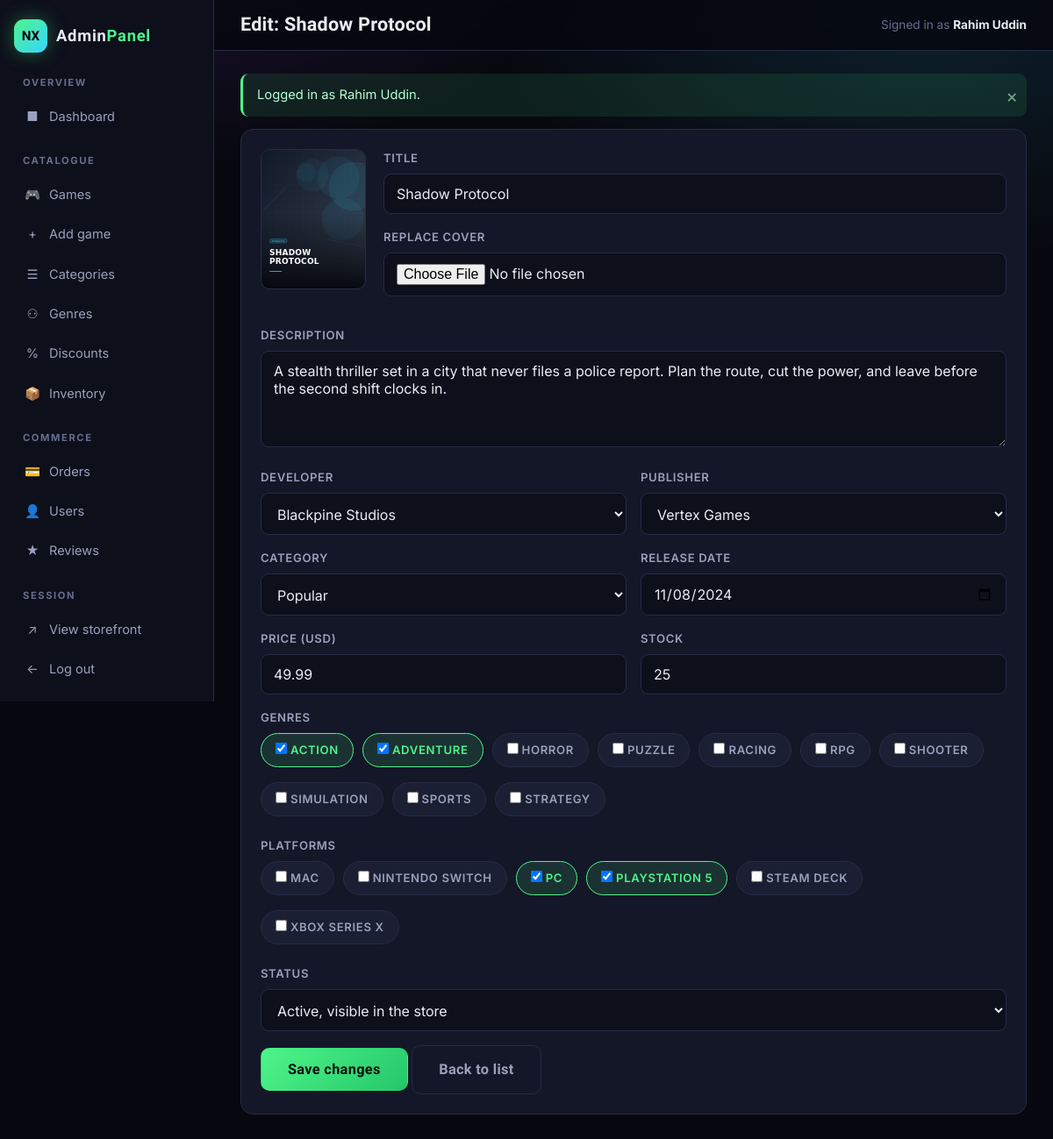
The app's page /admin/edit_game.php?id=2 (signed in) with its own data.
### tables this page shows
CREATE TABLE games (
    game_id      INT AUTO_INCREMENT PRIMARY KEY,
    title        VARCHAR(150)   NOT NULL,
    description  TEXT           NOT NULL,
    developer_id INT            NOT NULL,
    publisher_id INT            NOT NULL,
    category_id  INT            DEFAULT NULL,
    release_date DATE           NOT NULL,
    price        DECIMAL(10,2)  NOT NULL,
    stock        INT            NOT NULL DEFAULT 0,
    cover_image  VARCHAR(255)   DEFAULT NULL,
    status       ENUM('active','inactive') NOT NULL DEFAULT 'active',
    created_at   TIMESTAMP      NOT NULL DEFAULT CURRENT_TIMESTAMP,
    CONSTRAINT fk_games_developer FOREIGN KEY (developer_id) REFERENCES developers(developer_id) ON UPDATE CASCADE,
    CONSTRAINT fk_games_publisher FOREIGN KEY (publisher_id) REFERENCES publishers(publisher_id) ON UPDATE CASCADE,
    CONSTRAINT fk_games_category  FOREIGN KEY (category_id)  REFERENCES categories(category_id) ON DELETE SET NULL ON UPDATE CASCADE,
    CONSTRAINT chk_games_price CHECK (price >= 0),
    CONSTRAINT chk_games_stock CHECK (stock >= 0)
);

CREATE TABLE developers (
    developer_id   INT AUTO_INCREMENT PRIMARY KEY,
    developer_name VARCHAR(100) NOT NULL UNIQUE,
    country        VARCHAR(60)  DEFAULT NULL,
    founded_year   YEAR         DEFAULT NULL
);

CREATE TABLE publishers (
    publisher_id   INT AUTO_INCREMENT PRIMARY KEY,
    publisher_name VARCHAR(100) NOT NULL UNIQUE,
    country        VARCHAR(60)  DEFAULT NULL
);

CREATE TABLE categories (
    category_id   INT AUTO_INCREMENT PRIMARY KEY,
    category_name VARCHAR(50) NOT NULL UNIQUE,
    description   VARCHAR(255) DEFAULT NULL
);

CREATE TABLE genres (
    genre_id   INT AUTO_INCREMENT PRIMARY KEY,
    genre_name VARCHAR(50) NOT NULL UNIQUE
);

CREATE TABLE platforms (
    platform_id   INT AUTO_INCREMENT PRIMARY KEY,
    platform_name VARCHAR(50) NOT NULL UNIQUE
);

### backend/functions.php (called while the page is built, shortened)
<?php
function e($value) {
    return htmlspecialchars((string)$value, ENT_QUOTES, 'UTF-8');
}
function url($path = '') {
    return BASE_URL . ltrim($path, '/');
}
function cover_url($file) {
    $file = trim((string)$file);
    if ($file !== '' && file_exists(__DIR__ . '/../images/' . $file)) {
        return url('images/' . $file);
    }
    return url('images/placeholder.svg');
}
function take_flash() {
    $messages = $_SESSION['flash'] ?? [];
    return $messages;
}
function current_user_name() {
    return $_SESSION['user_name'] ?? '';
}
function all_genres(PDO $pdo)     { return $pdo->query('SELECT * FROM genres ORDER BY genre_name')->fetchAll(); }
function all_platforms(PDO $pdo)  { return $pdo->query('SELECT * FROM platforms ORDER BY platform_name')->fetchAll(); }
function all_categories(PDO $pdo) { return $pdo->query('SELECT * FROM categories ORDER BY category_name')->fetchAll(); }
function all_developers(PDO $pdo) { return $pdo->query('SELECT * FROM developers ORDER BY developer_name')->fetchAll(); }
function all_publishers(PDO $pdo) { return $pdo->query('SELECT * FROM publishers ORDER BY publisher_name')->fetchAll(); }

### admin/edit_game.php (the view, shortened to what this page needs)
<?php
require_once __DIR__ . '/../backend/functions.php';
$gameId = (int)($_GET['id'] ?? $_POST['game_id'] ?? 0);
$stmt = $pdo->prepare('SELECT * FROM games WHERE game_id = ?');
$stmt->execute([$gameId]);
$game = $stmt->fetch();
$sel = $pdo->prepare('SELECT genre_id FROM game_genres WHERE game_id = ?');
$sel->execute([$gameId]);
$selectedGenres = array_map('intval', $sel->fetchAll(PDO::FETCH_COLUMN));
$sel = $pdo->prepare('SELECT platform_id FROM game_platforms WHERE game_id = ?');
$sel->execute([$gameId]);
$selectedPlatforms = array_map('intval', $sel->fetchAll(PDO::FETCH_COLUMN));
$pageTitle  = 'Edit: ' . $game['title'];
$developers = all_developers($pdo);
$publishers = all_publishers($pdo);
$categories = all_categories($pdo);
$genres     = all_genres($pdo);
$platforms  = all_platforms($pdo);
require __DIR__ . '/header.php';
?>
<form class="panel" method="post" enctype="multipart/form-data">
  <div style="display:flex;gap:20px;align-items:flex-start;flex-wrap:wrap;margin-bottom:18px">
    <img src="<?= cover_url($game['cover_image']) ?>" alt="" style="width:120px;border-radius:10px;border:1px solid var(--line)">
    <div style="flex:1;min-width:240px">
      <div class="form-row">
        <label for="title">Title</label>
        <input class="input" type="text" id="title" name="title" required value="<?= e($game['title']) ?>">
      </div>
      <div class="form-row">
        <label for="cover">Replace cover</label>
        <input class="input" type="file" id="cover" name="cover" accept="image/*">
      </div>
    </div>
  </div>
  <div class="form-row">
    <label for="description">Description</label>
    <textarea class="input" id="description" name="description" required><?= e($game['description']) ?></textarea>
  </div>
  <div class="form-grid-2">
    <div class="form-row">
      <label for="developer_id">Developer</label>
      <select class="input" id="developer_id" name="developer_id" required>
        <?php foreach ($developers as $d): ?>
          <option value="<?= (int)$d['developer_id'] ?>" <?= (int)$game['developer_id'] === (int)$d['developer_id'] ? 'selected' : '' ?>>
            <?= e($d['developer_name']) ?>
          </option>
        <?php endforeach; ?>
      </select>
    </div>
    <div class="form-row">
      <label for="publisher_id">Publisher</label>
      <select class="input" id="publisher_id" name="publisher_id" required>
        <?php foreach ($publishers as $p): ?>
          <option value="<?= (int)$p['publisher_id'] ?>" <?= (int)$game['publisher_id'] === (int)$p['publisher_id'] ? 'selected' : '' ?>>
            <?= e($p['publisher_name']) ?>
          </option>
        <?php endforeach; ?>
      </select>
    </div>
  </div>
  <div class="form-grid-2">
    <div class="form-row">
      <label for="category_id">Category</label>
      <select class="input" id="category_id" name="category_id">
        <?php foreach ($categories as $c): ?>
          <option value="<?= (int)$c['category_id'] ?>" <?= (int)$game['category_id'] === (int)$c['category_id'] ? 'selected' : '' ?>>
            <?= e($c['category_name']) ?>
          </option>
        <?php endforeach; ?>
      </select>
    </div>
    <div class="form-row">
      <label for="release_date">Release date</label>
      <input class="input" type="date" id="release_date" name="release_date" required value="<?= e($game['release_date']) ?>">
    </div>
  </div>
  <div class="form-grid-2">
    <div class="form-row">
      <label for="price">Price (USD)</label>
      <input class="input" type="number" id="price" name="price" step="0.01" min="0" required value="<?= e($game['price']) ?>">
    </div>
    <div class="form-row">
      <label for="stock">Stock</label>
      <input class="input" type="number" id="stock" name="stock" min="0" required value="<?= (int)$game['stock'] ?>">
    </div>
  </div>
  <div class="form-row">
    <label>Genres</label>
    <div class="chip-row">
      <?php foreach ($genres as $g): ?>
        <label class="chip <?= in_array((int)$g['genre_id'], $selectedGenres, true) ? 'active' : '' ?>" style="cursor:pointer">
          <input type="checkbox" name="genres[]" value="<?= (int)$g['genre_id'] ?>"
                 <?= in_array((int)$g['genre_id'], $selectedGenres, true) ? 'checked' : '' ?>> <?= e($g['genre_name']) ?>
        </label>
      <?php endforeach; ?>
    </div>
  </div>
  <div class="form-row">
    <label>Platforms</label>
    <div class="chip-row">
      <?php foreach ($platforms as $p): ?>
        <label class="chip <?= in_array((int)$p['platform_id'], $selectedPlatforms, true) ? 'active' : '' ?>" style="cursor:pointer">
          <input type="checkbox" name="platforms[]" value="<?= (int)$p['platform_id'] ?>"
                 <?= in_array((int)$p['platform_id'], $selectedPlatforms, true) ? 'checked' : '' ?>> <?= e($p['platform_name']) ?>
        </label>
      <?php endforeach; ?>
    </div>
  </div>
  <div class="form-row">
    <label for="status">Status</label>
    <select class="input" id="status" name="status">
      <option value="active"   <?= $game['status'] === 'active' ? 'selected' : '' ?>>Active, visible in the store</option>
    </select>
  </div>
  <button class="btn btn-primary btn-lg" type="submit">Save changes</button>
  <a class="btn btn-ghost btn-lg" href="<?= url('admin/games.php') ?>">Back to list</a>
</form>
<?php require __DIR__ . '/footer.php'; ?>

### admin/header.php (shortened to what this page needs)
<?php
require_once __DIR__ . '/../backend/functions.php';
$adminPage = basename($_SERVER['PHP_SELF']);
function navlink($file, $label, $glyph) {
    global $adminPage;
    $active = $adminPage === $file ? ' active' : '';
    echo '<a class="nav-link' . $active . '" href="' . url('admin/' . $file) . '">'
       . '<span class="nav-glyph">' . $glyph . '</span>' . e($label) . '</a>';
}
?>
<!DOCTYPE html>
<html lang="en">
<head>
<link rel="stylesheet" href="<?= url('css/style.css') ?>">
<link rel="stylesheet" href="<?= url('css/admin.css') ?>">
</head>
<body>
<div class="admin-body">
  <aside class="admin-side">
    <a class="brand" href="<?= url('admin/dashboard.php') ?>">
      <span class="brand-mark">NX</span>
      <span class="brand-text">Admin<em>Panel</em></span>
    </a>
    <h5>Overview</h5>
    <?php navlink('dashboard.php', 'Dashboard', '&#9632;'); ?>
    <h5>Catalogue</h5>
    <h5>Commerce</h5>
    <h5>Session</h5>
    <a class="nav-link" href="<?= url('index.php') ?>"><span class="nav-glyph">&#8599;</span>View storefront</a>
    <a class="nav-link" href="<?= url('logout.php') ?>"><span class="nav-glyph">&#8592;</span>Log out</a>
  </aside>
  <div class="admin-main">
    <div class="admin-top">
      <h1><?= e($pageTitle ?? 'Admin') ?></h1>
      <span class="who">Signed in as <strong style="color:var(--text)"><?= e(current_user_name()) ?></strong></span>
    </div>
    <div class="admin-inner">
      <?php foreach (take_flash() as $f): ?>
        <div class="flash flash-<?= e($f['type']) ?>" style="margin-bottom:14px">
          <?= e($f['message']) ?><button class="flash-close">&times;</button>
        </div>
      <?php endforeach; ?>

### css/style.css (style rules this page uses)
:root { --bg: #07080f; --bg-soft: #0d0f1a; --surface: #12142099; --surface-solid: #141727; --surface-2: #1b1f33; --line: #262b45; --text: #e9ebf5; --text-dim: #9aa0bd; --text-faint: #666d8f; --green: #4ef58a; --purple: #a855ff; --blue: #35d6ff; --orange: #ff8a3d; --red: #ff4d6d; --radius: 14px; --radius-sm: 9px; --shadow: 0 18px 45px rgba(0,0,0,.55); --ease: cubic-bezier(.22,.9,.3,1); --display: 'Chakra Petch', 'Segoe UI', system-ui, sans-serif; --body: 'Inter', 'Segoe UI', system-ui, -apple-system, sans-serif; }
* { margin: 0; padding: 0; box-sizing: border-box; }
html { scroll-behavior: smooth; }
body { font-family: var(--body); background: var(--bg); color: var(--text); line-height: 1.6; min-height: 100vh; display: flex; flex-direction: column; background-image: radial-gradient(900px 500px at 12% -8%, rgba(168,85,255,.16), transparent 60%), radial-gradient(800px 480px at 88% 0%, rgba(53,214,255,.12), transparent 62%); background-attachment: fixed; }
a { color: inherit; text-decoration: none; }
img { max-width: 100%; display: block; }
input, select, textarea, button { font-family: inherit; font-size: inherit; }
h1, h2, h3, h4 { font-family: var(--display); font-weight: 700; line-height: 1.15; letter-spacing: .01em; }
.brand { display: flex; align-items: center; gap: 10px; flex-shrink: 0; }
.brand-mark { width: 38px; height: 38px; display: grid; place-items: center; font-family: var(--display); font-weight: 700; font-size: .95rem; color: #05060c; background: linear-gradient(135deg, var(--green), var(--blue)); border-radius: 11px; box-shadow: 0 0 22px rgba(78,245,138,.35); }
.brand-text { font-family: var(--display); font-weight: 700; font-size: 1.15rem; letter-spacing: .04em; }
.brand-text em { font-style: normal; color: var(--green); }
.btn { display: inline-flex; align-items: center; justify-content: center; gap: 8px; padding: 11px 22px; border: 1px solid transparent; border-radius: 10px; font-family: var(--display); font-weight: 600; font-size: .95rem; letter-spacing: .02em; cursor: pointer; text-align: center; transition: transform .18s var(--ease), box-shadow .22s var(--ease), background .2s var(--ease), border-color .2s var(--ease); }
.btn-lg { padding: 14px 30px; font-size: 1.02rem; }
.btn-primary { background: linear-gradient(135deg, var(--green), #24c76a); color: #04120a; }
.btn-ghost { background: transparent; border-color: var(--line); color: var(--text-dim); }
.flash { position: relative; padding: 13px 44px 13px 16px; border-radius: var(--radius-sm); font-size: .92rem; border-left: 3px solid; animation: slideDown .35s var(--ease); }
.flash-success { background: rgba(78,245,138,.1); border-color: var(--green); color: #b6ffd4; }
.flash-close { position: absolute; right: 10px; top: 50%; transform: translateY(-50%); background: none; border: none; color: inherit; font-size: 1.3rem; cursor: pointer; opacity: .6; }
.chip-row { display: flex; gap: 10px; flex-wrap: wrap; }
.chip { padding: 8px 16px; border-radius: 999px; font-size: .87rem; background: var(--surface-2); border: 1px solid var(--line); color: var(--text-dim); transition: .2s var(--ease); }
.chip.active { background: rgba(78,245,138,.12); border-color: var(--green); color: var(--green); }
.panel { background: var(--surface-solid); border: 1px solid var(--line); border-radius: var(--radius); padding: 22px; }
.form-row { margin-bottom: 16px; }
.form-row label { display: block; margin-bottom: 7px; font-size: .82rem; font-weight: 600; letter-spacing: .05em; text-transform: uppercase; color: var(--text-dim); }
.input, select.input, textarea.input { width: 100%; padding: 12px 14px; background: var(--bg-soft); border: 1px solid var(--line); border-radius: var(--radius-sm); color: var(--text); transition: border-color .2s var(--ease), box-shadow .2s var(--ease); }
textarea.input { resize: vertical; min-height: 110px; }
select.input { cursor: pointer; }
.form-grid-2 { display: grid; grid-template-columns: 1fr 1fr; gap: 0 16px; }

### records on screen
games: title "Edit: Shadow Protocol", cover_image (picture), title "Shadow Protocol", description "A stealth thriller set in a city that never files a police report. Plan the route, cut the power, and leave before the second shift clocks in.", developer_id "Blackpine Studios", publisher_id "Vertex Games", category_id "Popular", release_date "11/08/2024", price "49.99", stock "25", status "Active, visible in the store"
genres: genre_id "☑", genre_name "ACTION"
genres: genre_id "☑", genre_name "ADVENTURE"
genres: genre_name "HORROR"
genres: genre_name "PUZZLE"
genres: genre_name "RACING"
genres: genre_name "RPG"
genres: genre_name "SHOOTER"
genres: genre_name "SIMULATION"
genres: genre_name "SPORTS"
genres: genre_name "STRATEGY"
platforms: platform_name "MAC"
platforms: platform_name "NINTENDO SWITCH"
platforms: platform_id "☑", platform_name "PC"
platforms: platform_id "☑", platform_name "PLAYSTATION 5"
platforms: platform_name "STEAM DECK"
platforms: platform_name "XBOX SERIES X"

### other values on screen
$glyph "■ 🎮 + ☰ ⚇ % 📦 💳 👤 ★"
$label "Dashboard Games Add game Categories Genres Discounts Inventory Orders Users Reviews"
current_user_name() "Rahim Uddin"
$f['message'] "Logged in as Rahim Uddin."
